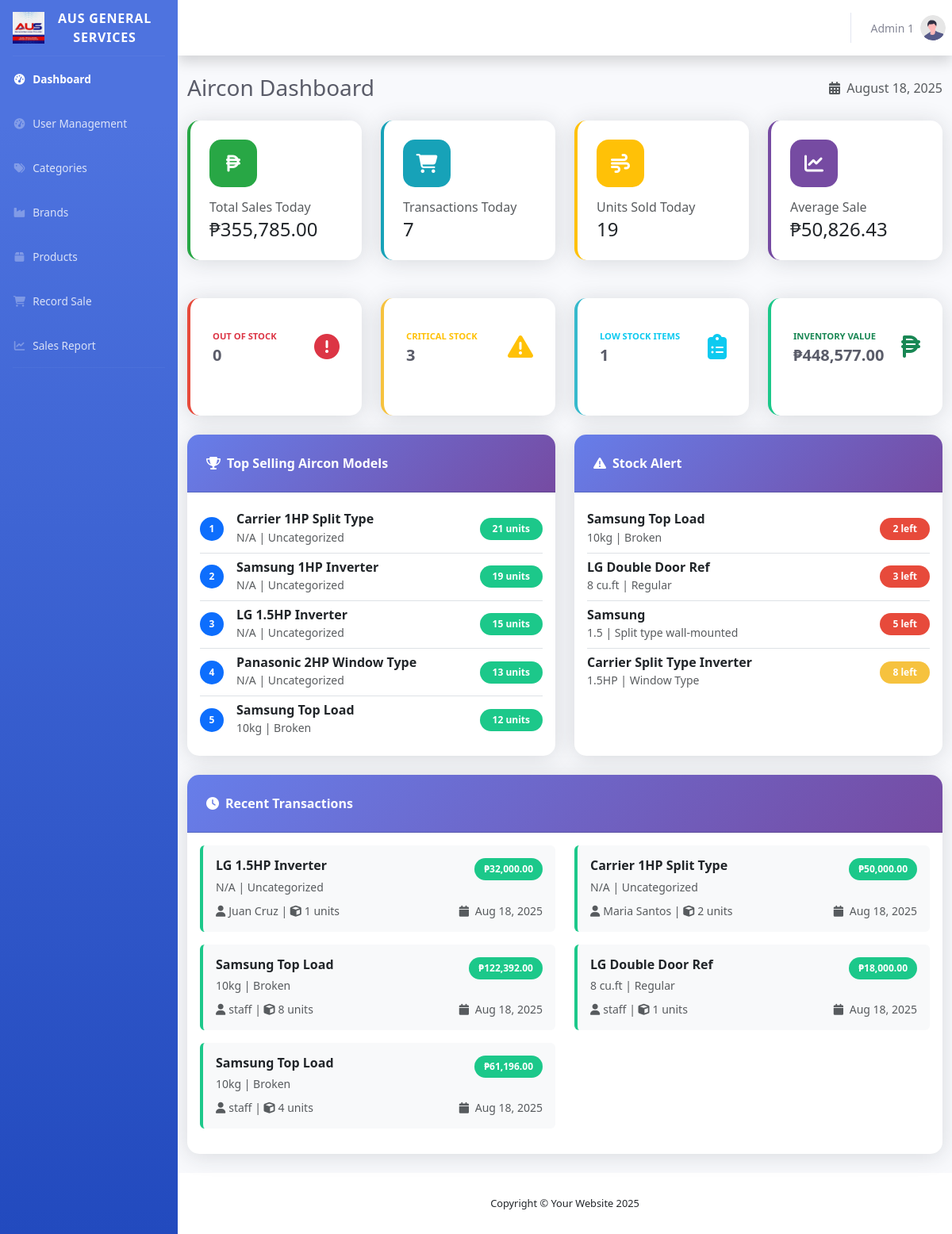
Page /dashboard/index.php (signed in) on the committed database.
### tables this page shows
CREATE TABLE `users` (
  `id` int(11) NOT NULL,
  `username` varchar(100) NOT NULL,
  `full_name` varchar(255) NOT NULL,
  `password` varchar(255) NOT NULL,
  `role` enum('admin','employee') NOT NULL,
  `created_at` datetime DEFAULT current_timestamp()
);

CREATE TABLE `products` (
  `id` int(11) NOT NULL,
  `product_name` varchar(150) NOT NULL,
  `capacity` varchar(20) DEFAULT NULL,
  `buying_price` decimal(10,2) NOT NULL,
  `selling_price` decimal(10,2) NOT NULL,
  `quantity` int(11) NOT NULL DEFAULT 0,
  `category_id` int(11) DEFAULT NULL,
  `created_at` timestamp NOT NULL DEFAULT current_timestamp(),
  `updated_at` timestamp NOT NULL DEFAULT current_timestamp() ON UPDATE current_timestamp(),
  `brand_id` int(11) DEFAULT NULL
);

CREATE TABLE `category` (
  `category_id` int(11) NOT NULL,
  `category_name` varchar(100) NOT NULL,
  `created_at` timestamp NOT NULL DEFAULT current_timestamp()
);

CREATE TABLE `aircon_sales` (
  `sale_id` int(11) NOT NULL,
  `aircon_model` varchar(255) DEFAULT NULL,
  `quantity_sold` int(11) DEFAULT NULL,
  `selling_price` decimal(10,2) DEFAULT NULL,
  `total_amount` decimal(10,2) DEFAULT NULL,
  `date_of_sale` datetime DEFAULT NULL,
  `cashier` varchar(255) DEFAULT NULL
);

### dashboard/index.php (the view, shortened to what the rows shown need)
<?php
include '../config/conn.php';
$latest_sales = [];
$sql = "SELECT
            a.aircon_model,
            a.quantity_sold,
            a.selling_price,
            a.total_amount,
            a.date_of_sale,
            a.cashier,
            p.capacity,
            c.category_name
        FROM aircon_sales a
        LEFT JOIN products p ON a.aircon_model = p.product_name
        LEFT JOIN category c ON p.category_id = c.category_id
        ORDER BY a.date_of_sale DESC
        LIMIT 5";
$result = $conn->query($sql);
while ($row = $result->fetch_assoc()) {
    $latest_sales[] = $row;
}
$low_stock_products = [];
$sql = "SELECT
            p.product_name,
            p.capacity,
            p.quantity,
            p.selling_price,
            c.category_name
        FROM products p
        LEFT JOIN category c ON p.category_id = c.category_id
        WHERE p.quantity <= 10
        ORDER BY p.quantity ASC
        LIMIT 5";
$result = $conn->query($sql);
while ($row = $result->fetch_assoc()) {
    $low_stock_products[] = $row;
}
?>
<!DOCTYPE html>
<html lang="en">
<head>
    <link href="../vendor/fontawesome-free/css/all.min.css" rel="stylesheet" type="text/css">
    <link href="../css/sb-admin-2.min.css" rel="stylesheet">
    <link href="https://cdn.datatables.net/1.13.6/css/dataTables.bootstrap4.min.css" rel="stylesheet">
    <link href="https://cdn.jsdelivr.net/npm/bootstrap@5.3.3/dist/css/bootstrap.min.css" rel="stylesheet">
    <link rel="stylesheet" href="https://cdnjs.cloudflare.com/ajax/libs/font-awesome/6.5.1/css/all.min.css">
    <link rel="stylesheet" href="../employee/css/employee.css">
</head>
<body id="page-top">
<div id="wrapper">
    <div id="content-wrapper" class="d-flex flex-column">
        <div id="content">
            <?php include('../includes/topbar.php'); ?>
                <div class="container-fluid">
                    <div class="d-sm-flex align-items-center justify-content-between mb-4">
                        <h1 class="h3 mb-0 text-gray-800">Aircon Dashboard</h1>
                    </div>
                    <div class="row mb-4">
                        <div class="col-lg-6">
                            <div class="card h-100">
                                <div class="card-body">
                                    <?php if (empty($low_stock_products)): ?>
                                        <div class="text-center text-muted py-4">
                                            <i class="fas fa-check-circle fa-3x mb-3 text-success"></i>
                                            <p>All products have adequate stock</p>
                                        </div>
                                    <?php else: ?>
                                        <?php foreach ($low_stock_products as $index => $product): ?>
                                            <div class="d-flex justify-content-between align-items-center py-2 <?php echo $index < count($low_stock_products) - 1 ? 'border-bottom' : ''; ?>">
                                                <div>
                                                    <h6 class="mb-0 font-weight-bold"><?php echo htmlspecialchars($product['product_name']); ?></h6>
                                                    <small class="text-muted">
                                                        <?php echo htmlspecialchars($product['capacity'] ?? 'N/A'); ?> |
                                                        <?php echo htmlspecialchars($product['category_name'] ?? 'Uncategorized'); ?>
                                                    </small>
                                                </div>
                                                <div class="text-right">
                                                    <?php
                                                    $quantity = $product['quantity'];
                                                    $badge_class = 'badge-danger';
                                                    if ($quantity > 5) $badge_class = 'badge-warning';
                                                    ?>
                                                    <span class="badge <?php echo $badge_class; ?> badge-pill px-3 py-2">
                                                        <?php echo $quantity; ?> left
                                                    </span>
                                                </div>
                                            </div>
                                        <?php endforeach; ?>
                                    <?php endif; ?>
                                </div>
                            </div>
                        </div>
                    </div>
                    <div class="row mb-4">
                        <div class="col-12">
                            <div class="card">
                                <div class="card-body">
                                    <?php if (empty($latest_sales)): ?>
                                        <div class="text-center text-muted py-4">
                                            <i class="fas fa-receipt fa-3x mb-3"></i>
                                            <p>No recent transactions</p>
                                        </div>
                                    <?php else: ?>
                                        <div class="row">
                                            <?php foreach ($latest_sales as $sale): ?>
                                                <div class="col-lg-6 mb-3">
                                                    <div class="p-3 bg-light rounded border-left border-left-success">
                                                        <div class="d-flex justify-content-between align-items-start mb-2">
                                                            <div>
                                                                <h6 class="mb-1 font-weight-bold text-dark"><?php echo htmlspecialchars($sale['aircon_model']); ?></h6>
                                                                <small class="text-muted">
                                                                    <?php echo htmlspecialchars($sale['capacity'] ?? 'N/A'); ?> |
                                                                    <?php echo htmlspecialchars($sale['category_name'] ?? 'Uncategorized'); ?>
                                                                </small>
                                                            </div>
                                                            <span class="badge badge-success">₱<?php echo number_format($sale['total_amount'], 2); ?></span>
                                                        </div>
                                                        <div class="d-flex justify-content-between align-items-center">
                                                            <small class="text-muted">
                                                                <i class="fas fa-user mr-1"></i><?php echo htmlspecialchars($sale['cashier']); ?> |
                                                                <i class="fas fa-cube mr-1"></i><?php echo $sale['quantity_sold']; ?> units
                                                            </small>
                                                            <small class="text-muted">
                                                                <i class="fas fa-calendar mr-1"></i>
                                                                <?php echo date("M d, Y ", strtotime($sale['date_of_sale'])); ?>
                                                            </small>
                                                        </div>
                                                    </div>
                                                </div>
                                            <?php endforeach; ?>
                                        </div>
                                    <?php endif; ?>
                                </div>
                            </div>
                        </div>
                    </div>
                </div>
            </div>
        <?php include('../includes/footer.php'); ?>
    </div>
</body>
</html>

### includes/topbar.php (shortened to what the rows shown need)
<?php
include '../config/conn.php';
$user_id = $_SESSION['user_id'];
$user_sql = "SELECT full_name, username FROM users WHERE id = ?";
$stmt = $conn->prepare($user_sql);
$stmt->bind_param("i", $user_id);
$stmt->execute();
$user_result = $stmt->get_result();
$user = $user_result->fetch_assoc();
?>
<div id="content-wrapper" class="d-flex flex-column">
<div id="content">
    <nav class="navbar navbar-expand navbar-light bg-white topbar mb-4 static-top shadow">
        <ul class="navbar-nav ml-auto">
            <li class="nav-item dropdown no-arrow">
                <a class="nav-link dropdown-toggle" href="#" id="userDropdown" role="button"
                    data-toggle="dropdown" aria-haspopup="true" aria-expanded="false">
                    <span class="mr-2 d-none d-lg-inline text-gray-600 small">
                        <?= htmlspecialchars($user['full_name']); ?>
                    </span>
                    <img class="img-profile rounded-circle" src="../img/undraw_profile.svg">
                </a>
            </li>
        </ul>
    </nav>

### rows in the picture
users: full_name "Admin 1"
products: product_name "Samsung Top Load", capacity "10kg", category.category_name "Broken", quantity "2"
products: product_name "LG Double Door Ref", capacity "8 cu.ft", category.category_name "Regular", quantity "3"
products: product_name "Samsung", capacity "1.5", category.category_name "Split type wall-mounted", quantity "5"
products: product_name "Carrier Split Type Inverter", capacity "1.5HP", category.category_name "Window Type", quantity "8"
aircon_sales: aircon_model "LG 1.5HP Inverter", capacity "N/A", category_name "Uncategorized", total_amount "32,000.00", cashier "Juan Cruz", quantity_sold "1", date_of_sale "Aug 18, 2025"
aircon_sales: aircon_model "Carrier 1HP Split Type", capacity "N/A", category_name "Uncategorized", total_amount "50,000.00", cashier "Maria Santos", quantity_sold "2", date_of_sale "Aug 18, 2025"
aircon_sales: aircon_model "Samsung Top Load", products.capacity "10kg", category.category_name "Broken", total_amount "122,392.00", cashier "staff", quantity_sold "8", date_of_sale "Aug 18, 2025"
aircon_sales: aircon_model "LG Double Door Ref", products.capacity "8 cu.ft", category.category_name "Regular", total_amount "18,000.00", cashier "staff", quantity_sold "1", date_of_sale "Aug 18, 2025"
aircon_sales: aircon_model "Samsung Top Load", products.capacity "10kg", category.category_name "Broken", total_amount "61,196.00", cashier "staff", quantity_sold "4", date_of_sale "Aug 18, 2025"

### other values in the picture
$stats['total_sales_today'] "355,785.00"
$stats['transactions_today'] "7"
$stats['units_sold_today'] "19"
$stats['average_sale'] "50,826.43"
$stats['out_of_stock'] "0"
$stats['critical_stock'] "3"
$stats['low_stock'] "1"
$stats['total_value'] "448,577.00"
$product['aircon_model'] "Carrier 1HP Split Type"
$product['capacity'] "N/A"
$product['category_name'] "Uncategorized"
$product['total_sold'] "21"
$product['aircon_model'] "Samsung 1HP Inverter"
$product['total_sold'] "19"
$product['aircon_model'] "LG 1.5HP Inverter"
